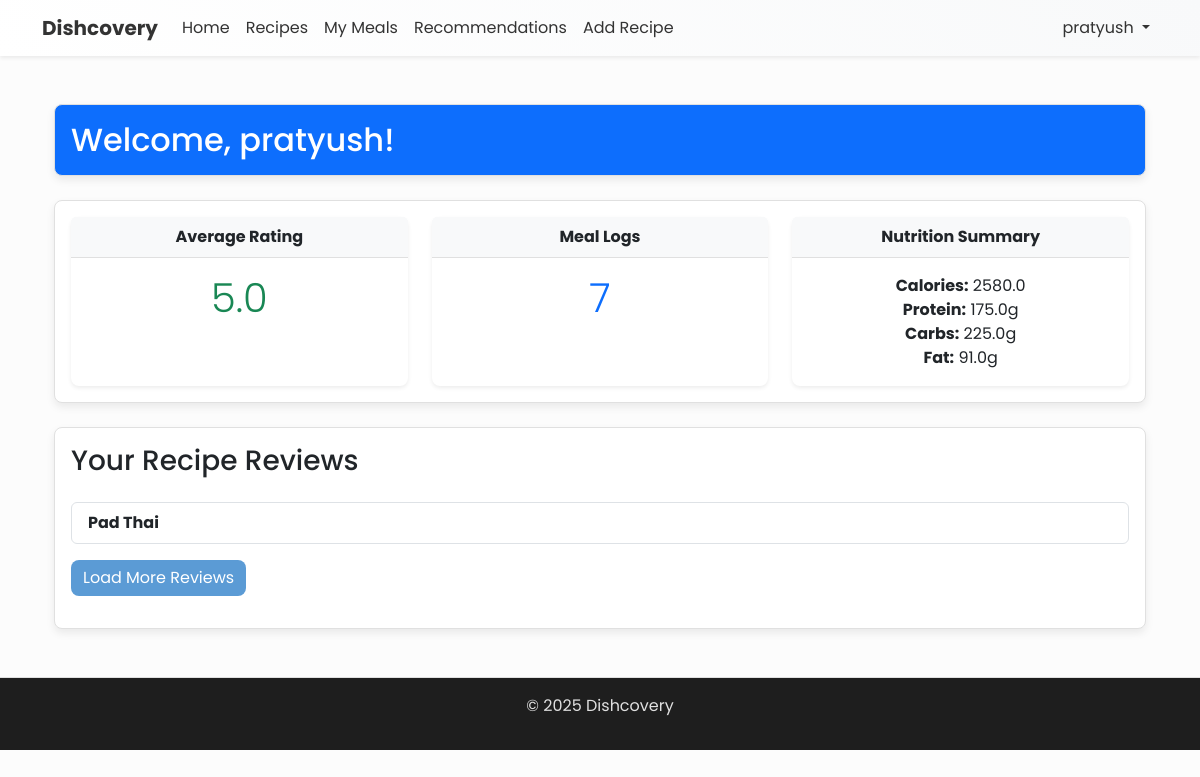
Page /profile/ (signed in) on the earlier database version.
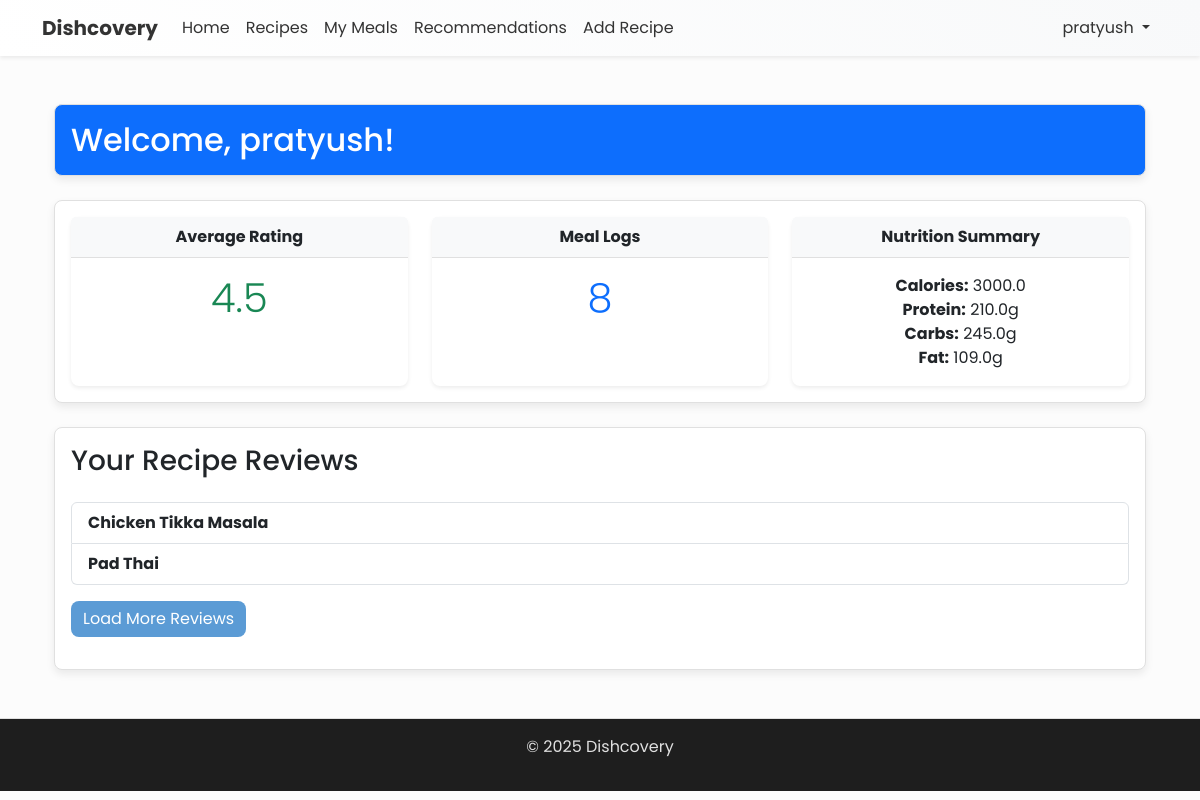
Same page on the later database version.
### core/models.py (models this page shows, shortened)
class Rating(models.Model):
    id = models.AutoField(primary_key=True)
    user = models.ForeignKey(User, on_delete=models.CASCADE, related_name='ratings')
    recipe = models.ForeignKey(Recipe, on_delete=models.CASCADE, related_name='ratings')
    score = models.FloatField(help_text="Rating from 1-5")
    rated_at = models.DateTimeField(auto_now_add=True)
    comment = models.TextField(blank=True, null=True)
    class Meta:
        unique_together = ('user', 'recipe')

class Recipe(models.Model):
    id = models.AutoField(primary_key=True)
    name = models.CharField(max_length=30)
    recipe = models.TextField()
    author = models.ForeignKey(User, on_delete=models.CASCADE, related_name='created_recipes')
    cooking_time = models.IntegerField(help_text="Cooking time in minutes")
    image = models.ImageField(upload_to='recipes/', blank=True, null=True)
    protein = models.FloatField()
    carbs = models.FloatField()
    fat = models.FloatField()
    calories = models.FloatField()
    ingredients = models.TextField()
    tags = models.TextField(help_text="Comma separated tags")

### core/views.py (the view)
# urls.py: path('profile/', views.profile_view, name='profile'),
@login_required
def profile_view(request):
    user = request.user
    meals = Meal.objects.filter(user=user).order_by('-logged_at')
    ratings = Rating.objects.filter(user=user)
    average_rating = ratings.aggregate(Avg('score'))['score__avg'] or 0
    total_meal_logs = meals.count()
    nutrition_data = meals.aggregate(
        total_calories=Sum('recipe__calories'),
        total_protein=Sum('recipe__protein'),
        total_carbs=Sum('recipe__carbs'),
        total_fat=Sum('recipe__fat'),
    )
    nutrition_summary = {
        'calories': nutrition_data.get('total_calories') or 0,
        'protein': nutrition_data.get('total_protein') or 0,
        'carbs': nutrition_data.get('total_carbs') or 0,
        'fat': nutrition_data.get('total_fat') or 0,
    }
    recipe_reviews = Rating.objects.filter(user=user).order_by('-rated_at')
    context = {
        'user': user,
        'meals': meals,
        'ratings': ratings,
        'average_rating': average_rating,
        'total_meal_logs': total_meal_logs,
        'nutrition_summary': nutrition_summary,
        'recipe_reviews': recipe_reviews,
    }
    return render(request, 'auth/profile.html', context)

### core/templates/auth/profile.html (shortened to what this page needs)
{% extends 'base.html' %}
{% load static %}
{% block content %}
<div class="container my-5 fade-in-content">
  <div class="card bg-primary text-white mb-4">
    <div class="card-body">
      <h2 class="card-title mb-0">Welcome, {{ user.username }}!</h2>
    </div>
  </div>
  <div class="card mb-4">
    <div class="card-body">
      <div class="row">
        <div class="col-md-4 mb-3 mb-md-0">
          <div class="card text-center border-0 shadow-sm h-100">
            <div class="card-header bg-light">
              <strong>Average Rating</strong>
            </div>
            <div class="card-body">
              <p class="display-6 text-success mb-0">{{ average_rating }}</p>
            </div>
          </div>
        </div>
        <div class="col-md-4 mb-3 mb-md-0">
          <div class="card text-center border-0 shadow-sm h-100">
            <div class="card-header bg-light">
              <strong>Meal Logs</strong>
            </div>
            <div class="card-body">
              <p class="display-6 text-primary mb-0">{{ total_meal_logs }}</p>
            </div>
          </div>
        </div>
        <div class="col-md-4">
          <div class="card text-center border-0 shadow-sm h-100">
            <div class="card-header bg-light">
              <strong>Nutrition Summary</strong>
            </div>
            <div class="card-body">
              {% if nutrition_summary %}
                <p class="mb-0">
                  <strong>Calories:</strong> {{ nutrition_summary.calories }}<br>
                  <strong>Protein:</strong> {{ nutrition_summary.protein }}g<br>
                  <strong>Carbs:</strong> {{ nutrition_summary.carbs }}g<br>
                  <strong>Fat:</strong> {{ nutrition_summary.fat }}g
                </p>
              {% else %}
                <p class="text-muted mb-0">No nutrition data available.</p>
              {% endif %}
            </div>
          </div>
        </div>
      </div>
    </div>
  </div>
  <div class="card">
    <div class="card-body">
      <h3 class="card-title mb-4">Your Recipe Reviews</h3>
      {% if recipe_reviews %}
        <ul class="list-group" id="reviewList">
          {% for review in recipe_reviews %}
            <li class="list-group-item d-flex flex-column">
              <span class="fw-bold">{{ review.recipe.name }}</span>
            </li>
          {% endfor %}
        </ul>
      {% else %}
        <p class="text-muted">You haven't reviewed any recipes yet.</p>
      {% endif %}
      <button
        id="loadMoreReviews"
        class="btn btn-primary mt-3"
      >
        Load More Reviews
      </button>
    </div>
  </div>
</div>
{% endblock %}

Differences in the rows shown:
added Rating: recipe.name "Chicken Tikka Masala"
Other differences:
{{ average_rating }}: "5.0" → "4.5"
{{ total_meal_logs }}: "7" → "8"
{{ nutrition_summary.calories }}: "2580.0" → "3000.0"
{{ nutrition_summary.protein }}: "175.0" → "210.0"
{{ nutrition_summary.carbs }}: "225.0" → "245.0"
{{ nutrition_summary.fat }}: "91.0" → "109.0"
